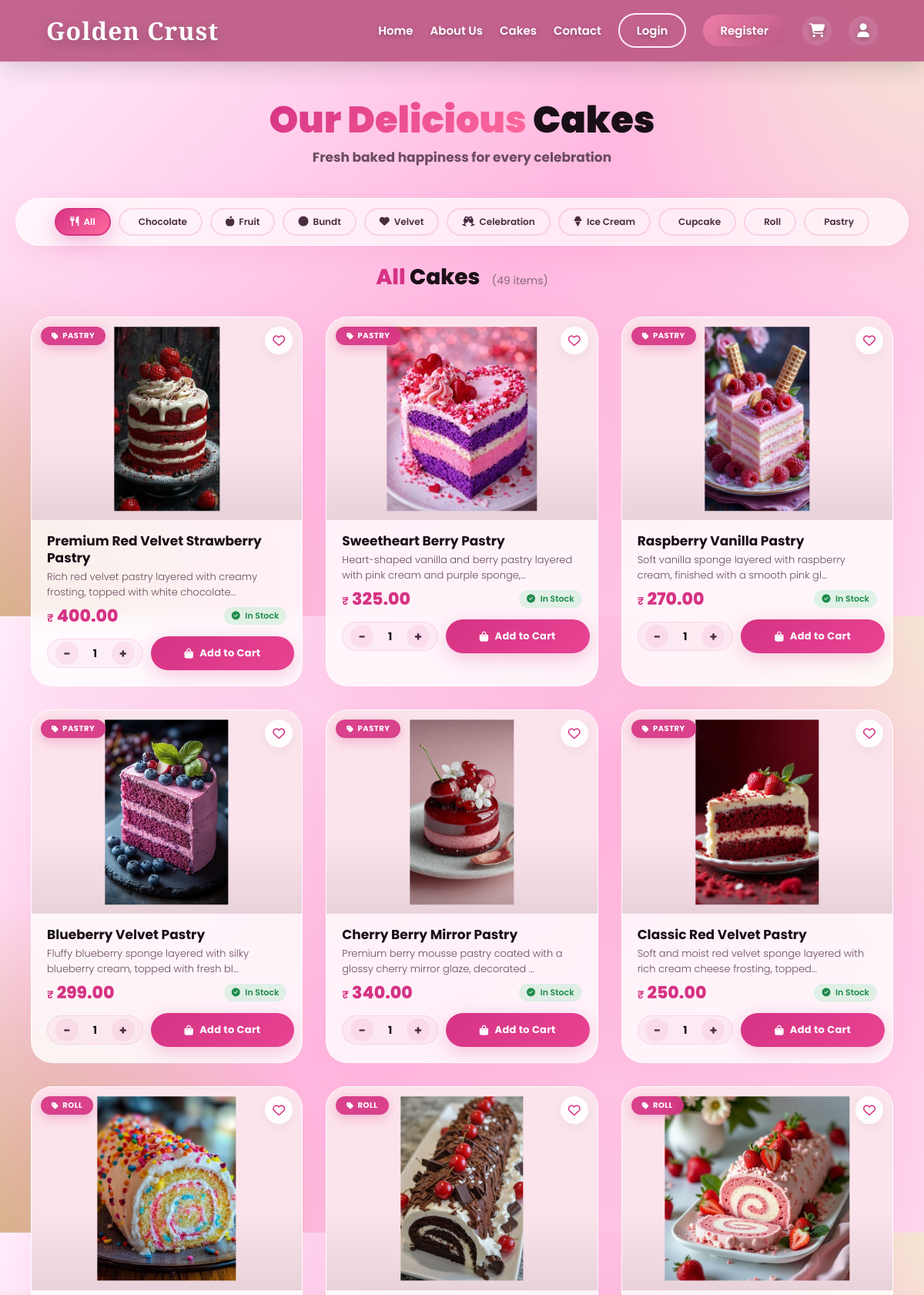
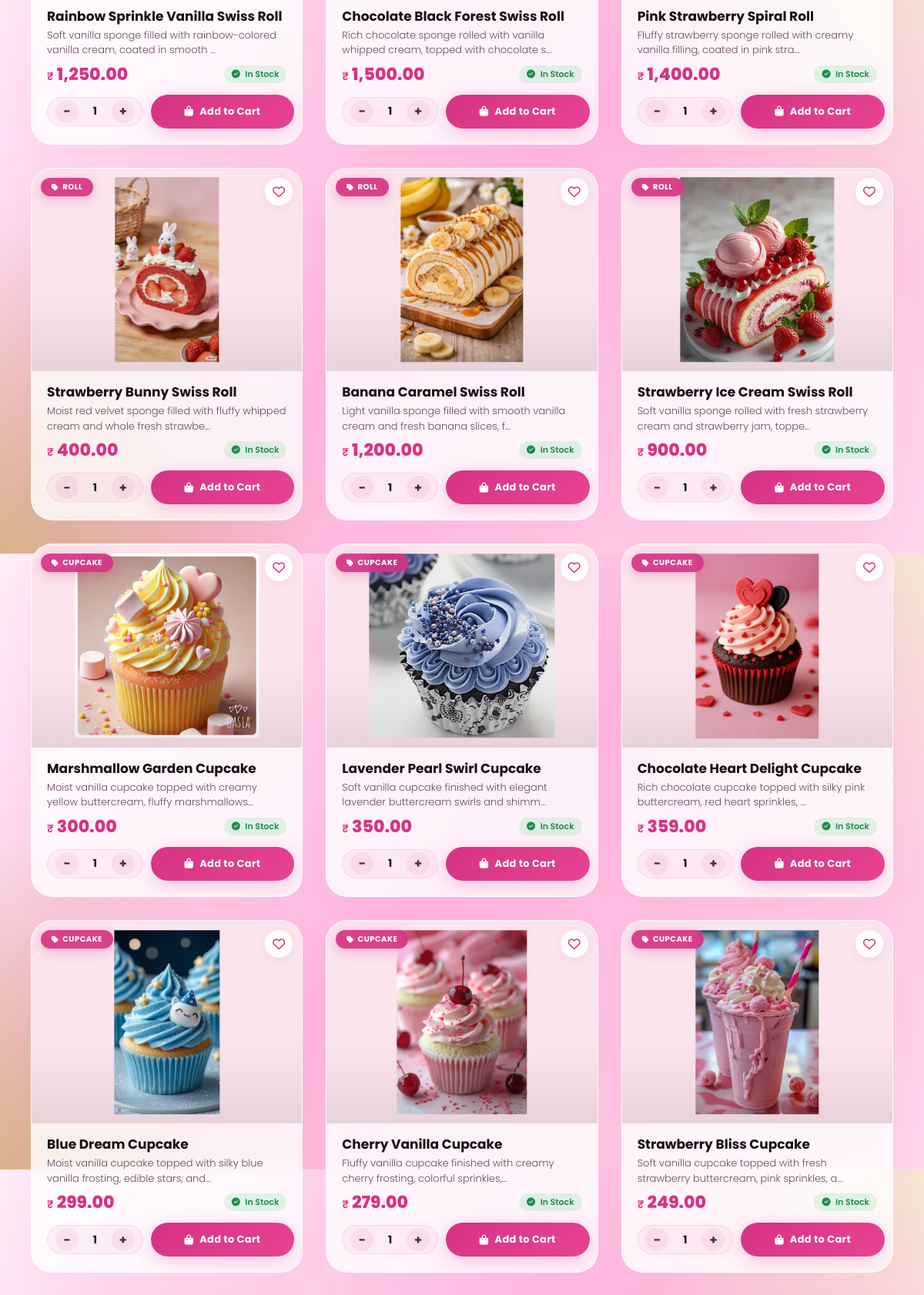
Screenshot of /cakes.php (upper part) with the database file from the repository (2 pictures, top to bottom).
### tables this page shows
CREATE TABLE `cakes` (
  `id` int(11) NOT NULL,
  `itemname` varchar(255) NOT NULL,
  `categories` enum('Chocolate','Fruit','Bundt','Velvet','Celebration','Ice Cream','Cupcake','Roll','Pastry') NOT NULL,
  `price` decimal(10,2) NOT NULL,
  `img` varchar(255) DEFAULT NULL,
  `description` text DEFAULT NULL,
  `stock` int(11) NOT NULL DEFAULT 0,
  `created_at` timestamp NOT NULL DEFAULT current_timestamp()
);

### cakes.php (the view, shortened to what this page needs)
<?php
$conn = mysqli_connect("localhost", "root", "", "golden_crust");
$category = isset($_GET['category']) ? trim($_GET['category']) : "All";
$allowed_categories = ['All', 'Chocolate', 'Fruit', 'Bundt', 'Velvet', 'Celebration', 'Ice Cream', 'Cupcake', 'Roll', 'Pastry'];
$category = in_array($category, $allowed_categories) ? $category : "All";
$sql = "SELECT * FROM cakes WHERE 1=1";
$sql .= " ORDER BY id DESC";
$stmt = mysqli_prepare($conn, $sql);
mysqli_stmt_execute($stmt);
$result = mysqli_stmt_get_result($stmt);
$image_folder = "admin/uploads/";
?>
<!DOCTYPE html>
<html>
<head>
<link rel="stylesheet" href="https://cdnjs.cloudflare.com/ajax/libs/font-awesome/6.4.0/css/all.min.css">
   <link rel="stylesheet" href="css/style.css">
<link rel="stylesheet" href="css/cakes.css">
</head>
<body>
<?php include 'includes/header.php'; ?>
<?php include 'includes/navbar.php'; ?>
<section class="hero-section">
    <h1> <span class="highlight">Our Delicious</span> Cakes</h1>
    <p><b>Fresh baked happiness for every celebration</b></p>
</section>
<div class="filter-wrapper">
    <div class="filter-bar">
        <a href="?category=All" class="filter-btn <?php echo $category=='All'?'active':''; ?>">
            <i class="fas fa-utensils"></i> All
        </a>
        <a href="?category=Chocolate" class="filter-btn <?php echo $category=='Chocolate'?'active':''; ?>">
            <i class="fas fa-chocolate-bar"></i> Chocolate
        </a>
        <a href="?category=Fruit" class="filter-btn <?php echo $category=='Fruit'?'active':''; ?>">
            <i class="fas fa-apple-alt"></i> Fruit
        </a>
        <a href="?category=Bundt" class="filter-btn <?php echo $category=='Bundt'?'active':''; ?>">
            <i class="fas fa-circle"></i> Bundt
        </a>
        <a href="?category=Velvet" class="filter-btn <?php echo $category=='Velvet'?'active':''; ?>">
            <i class="fas fa-heart"></i> Velvet
        </a>
        <a href="?category=Celebration" class="filter-btn <?php echo $category=='Celebration'?'active':''; ?>">
            <i class="fas fa-glass-cheers"></i> Celebration
        </a>
        <a href="?category=Ice Cream" class="filter-btn <?php echo $category=='Ice Cream'?'active':''; ?>">
            <i class="fas fa-ice-cream"></i> Ice Cream
        </a>
        <a href="?category=Cupcake" class="filter-btn <?php echo $category=='Cupcake'?'active':''; ?>">
            <i class="fas fa-muffin"></i> Cupcake
        </a>
        <a href="?category=Roll" class="filter-btn <?php echo $category=='Roll'?'active':''; ?>">
            <i class="fas fa-roll"></i> Roll
        </a>
        <a href="?category=Pastry" class="filter-btn <?php echo $category=='Pastry'?'active':''; ?>">
            <i class="fas fa-bread"></i> Pastry
        </a>
    </div>
</div>
<div class="section-header">
    <h2>
        <span class="category-name"><?php echo htmlspecialchars($category, ENT_QUOTES, 'UTF-8'); ?></span> Cakes
        <span class="count">(<?php echo mysqli_num_rows($result); ?> items)</span>
    </h2>
</div>
<section class="cakes">
    <div class="cake-container">
    <?php
    if (mysqli_num_rows($result) > 0) {
        while ($row = mysqli_fetch_assoc($result)) {
            $main_image = !empty($row['img']) ? htmlspecialchars($row['img'], ENT_QUOTES, 'UTF-8') : '';
            $main_image_path = !empty($main_image) ? htmlspecialchars($image_folder . $row['img'], ENT_QUOTES, 'UTF-8') : '';
            $itemname = htmlspecialchars($row['itemname'], ENT_QUOTES, 'UTF-8');
            $description = htmlspecialchars($row['description'], ENT_QUOTES, 'UTF-8');
            $categories = htmlspecialchars($row['categories'], ENT_QUOTES, 'UTF-8');
            $price = number_format((float)$row['price'], 2);
            $stock = (int)$row['stock'];
    ?>
    <div class="cake-card" data-cake-id="<?php echo $row['id']; ?>">
        <span class="category-badge">
            <i class="fas fa-tag"></i> <?php echo $categories; ?>
        </span>
        <?php
        $in_wishlist = false;
        ?>
        <button class="wishlist-btn" onclick="toggleWishlist(<?php echo $row['id']; ?>, this)" data-product-id="<?php echo $row['id']; ?>">
            <i class="<?php echo $in_wishlist ? 'fas' : 'far'; ?> fa-heart" id="heart_<?php echo $row['id']; ?>"></i>
        </button>
        <div class="cake-image-wrapper" onclick="openModal('<?php echo $main_image_path; ?>', '<?php echo $itemname; ?>')">
            <?php if (!empty($main_image_path)): ?>
                <img src="<?php echo $main_image_path; ?>"
                     alt="<?php echo $itemname; ?>"
                     onerror="this.style.display='none'; this.nextElementSibling.style.display='flex';">
            <?php endif; ?>
        </div>
        <div class="cake-content">
            <h3><?php echo $itemname; ?></h3>
            <p class="cake-description">
                <?php echo substr($description, 0, 80); ?>...
            </p>
            <div class="price-row">
                <span class="price">
                    <span class="currency">₹</span> <?php echo $price; ?>
                </span>
                <span class="stock-status <?php echo $stock > 0 ? 'in-stock' : 'out-stock'; ?>">
                    <?php if ($stock > 0): ?>
                        <i class="fas fa-check-circle"></i> In Stock
                    <?php else: ?>
                        <i class="fas fa-times-circle"></i> Out of Stock
                    <?php endif; ?>
                </span>
            </div>
            <?php if ($stock > 0): ?>
                <form method="POST" onsubmit="return validateQuantity(this)">
                    <div class="button-row">
                        <div class="qty-control">
                            <button type="button" onclick="changeQty(this, -1)">−</button>
                            <input type="number" name="qty" value="1" min="1" max="<?php echo $stock; ?>" id="qty_<?php echo $row['id']; ?>">
                            <button type="button" onclick="changeQty(this, 1)">+</button>
                        </div>
                        <button type="submit" name="add_to_cart" class="add-to-cart">
                            <i class="fas fa-shopping-bag"></i> Add to Cart
                        </button>
                    </div>
                </form>
            <?php else: ?>
                <button class="btn-disabled">
                    <i class="fas fa-ban"></i> Out of Stock
                </button>
            <?php endif; ?>
        </div>
    </div>
    <?php
        }
    } ?>
    </div>
</section>
</body>
</html>
<?php include 'includes/footer.php'; ?>

### css/style.css (style rules this page uses)
* { margin: 0; padding: 0; box-sizing: border-box; font-family: 'Poppins', sans-serif; }
:root { --primary: #EC7FA9; --secondary: #FFB8E0; --dark: #BE5985; --light: #FFEDFA; --white: #ffffff; --text: #4a2c3a; --footer-bg: #c96a8f; --footer-dark: #a84d72; }
html { scroll-behavior: smooth; }
body { background: radial-gradient(circle at top right, #f5e6d3 0%, transparent 30%), radial-gradient(circle at bottom left, #d9b38c 0%, transparent 30%), linear-gradient(135deg, #FFEDFA, #FFB8E0, #FFD6EC); color: var(--text); overflow-x: hidden; padding-top: 80px; }

### rows the page displays
cakes: categories "PASTRY", img (picture), itemname "Premium Red Velvet Strawberry Pastry", description "Rich red velvet pastry layered with creamy frosting, topped with white chocolate", price "400.00", stock "In Stock"
cakes: categories "PASTRY", img (picture), itemname "Sweetheart Berry Pastry", description "Heart-shaped vanilla and berry pastry layered with pink cream and purple sponge,", price "325.00", stock "In Stock"
cakes: categories "PASTRY", img (picture), itemname "Raspberry Vanilla Pastry", description "Soft vanilla sponge layered with raspberry cream, finished with a smooth pink gl", price "270.00", stock "In Stock"
cakes: categories "PASTRY", img (picture), itemname "Blueberry Velvet Pastry", description "Fluffy blueberry sponge layered with silky blueberry cream, topped with fresh bl", price "299.00", stock "In Stock"
cakes: categories "PASTRY", img (picture), itemname "Cherry Berry Mirror Pastry", description "Premium berry mousse pastry coated with a glossy cherry mirror glaze, decorated", price "340.00", stock "In Stock"
cakes: categories "PASTRY", img (picture), itemname "Classic Red Velvet Pastry", description "Soft and moist red velvet sponge layered with rich cream cheese frosting, topped", price "250.00", stock "In Stock"
cakes: categories "ROLL", img (picture), itemname "Rainbow Sprinkle Vanilla Swiss Roll", description "Soft vanilla sponge filled with rainbow-colored vanilla cream, coated in smooth", price "1,250.00", stock "In Stock"
cakes: categories "ROLL", img (picture), itemname "Chocolate Black Forest Swiss Roll", description "Rich chocolate sponge rolled with vanilla whipped cream, topped with chocolate s", price "1,500.00", stock "In Stock"
cakes: categories "ROLL", img (picture), itemname "Pink Strawberry Spiral Roll", description "Fluffy strawberry sponge rolled with creamy vanilla filling, coated in pink stra", price "1,400.00", stock "In Stock"
cakes: categories "ROLL", img (picture), itemname "Strawberry Bunny Swiss Roll", description "Moist red velvet sponge filled with fluffy whipped cream and whole fresh strawbe", price "400.00", stock "In Stock"
cakes: categories "ROLL", img (picture), itemname "Banana Caramel Swiss Roll", description "Light vanilla sponge filled with smooth vanilla cream and fresh banana slices, f", price "1,200.00", stock "In Stock"
cakes: categories "ROLL", img (picture), itemname "Strawberry Ice Cream Swiss Roll", description "Soft vanilla sponge rolled with fresh strawberry cream and strawberry jam, toppe", price "900.00", stock "In Stock"
cakes: categories "CUPCAKE", img (picture), itemname "Marshmallow Garden Cupcake", description "Moist vanilla cupcake topped with creamy yellow buttercream, fluffy marshmallows", price "300.00", stock "In Stock"
cakes: categories "CUPCAKE", img (picture), itemname "Lavender Pearl Swirl Cupcake", description "Soft vanilla cupcake finished with elegant lavender buttercream swirls and shimm", price "350.00", stock "In Stock"
cakes: categories "CUPCAKE", img (picture), itemname "Chocolate Heart Delight Cupcake", description "Rich chocolate cupcake topped with silky pink buttercream, red heart sprinkles,", price "359.00", stock "In Stock"
cakes: categories "CUPCAKE", img (picture), itemname "Blue Dream Cupcake", description "Moist vanilla cupcake topped with silky blue vanilla frosting, edible stars, and", price "299.00", stock "In Stock"
cakes: categories "CUPCAKE", img (picture), itemname "Cherry Vanilla Cupcake", description "Fluffy vanilla cupcake finished with creamy cherry frosting, colorful sprinkles,", price "279.00", stock "In Stock"
cakes: categories "CUPCAKE", img (picture), itemname "Strawberry Bliss Cupcake", description "Soft vanilla cupcake topped with fresh strawberry buttercream, pink sprinkles, a", price "249.00", stock "In Stock"

### other values shown
$category "All"
mysqli_num_rows($result) "49"
